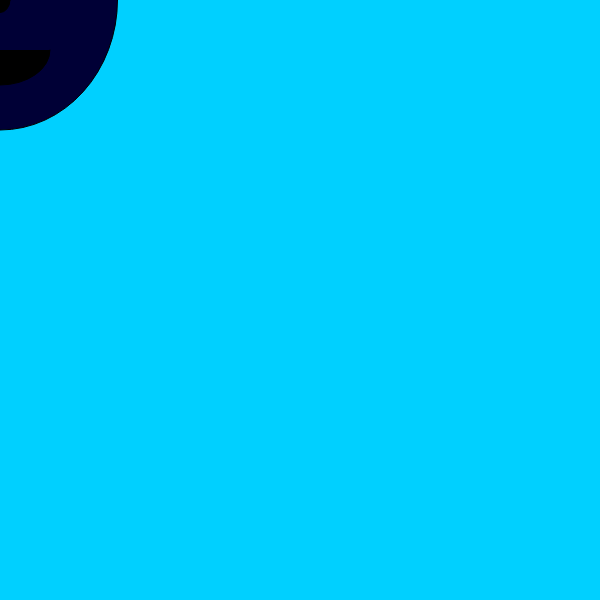
Frame 1 (no input)
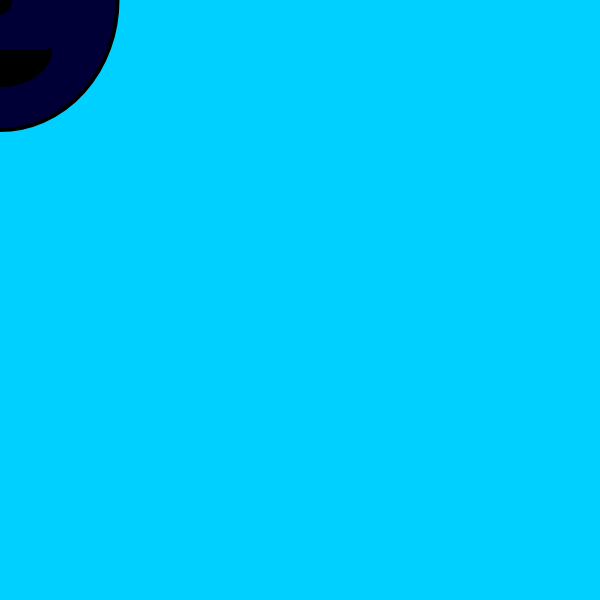
Frame 60 (no input)
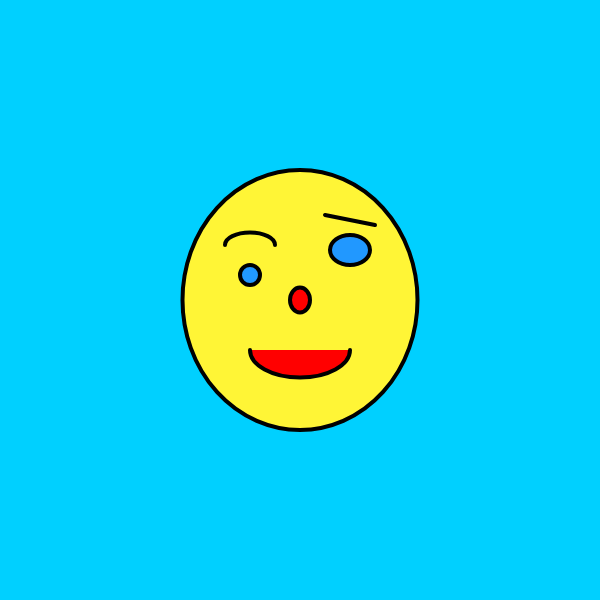
Frame 120 (the mouse pressed at the canvas centre since frame 60)

The p5.js sketch that drew these frames (run headless with seeded random() and noise() and a simulated clock; from frame 60 on, the mouse is pressed at the canvas centre):

// p5.js sketch
// ── sketch.js
function setup() {
  createCanvas(600, 600);
}

 function draw() {     
  background(0, 208, 255);//fons de color gris, perquè hi ha un numero entre 0 i 255 i el 0 és negre i el 255 és blanc
//mouseX=300;mouseY=300
   print("mouseX: "+mouseX);
   print("mouseY: "+mouseY);
  fill(mouseX-45,mouseY-55,54);//fill significa omplir de color el que hi ha  print("Canvi petit: "+canvipetit); continuació en aquest cas el·lipses. El primer número és el nivell de vermellor(R:red), el segon número es el nivel de verdor(G=green) i el tercer número és el nivell  de   blabor(B:blue).Podem fer 255·255·255:16.700.000 de colors diferents.He de posar el color que vulgui els ulls i la cara canviant els 3 números, buscant a google colors RGB
   let mouseXpetit= mouseX/10
  ellipse(mouseX,mouseY,235,260);//Es la cara sensera. El primer número significa la posició X (horitzontal) del centre de la el·lipse. El segon número significa la posició Y (vertical) del centre de la el·lipse. El tercer número significa l'amplada de la el·lipse en píxels i el quart l'alçada del el·lipse. Sempre els números contats des de la cantonada superior esquerra, es a dir el punt 0,0 es troba diferent que a matemàtiques (cantonada inferior esquerra)
  fill(mouseX-267,mouseY-148, 255)//Color dels ulls
  ellipse(mouseX-50,mouseY-25,mouseX/10-10,mouseY/10-10);//És l'ull dret perquè és 250 de X al centre
  ellipse(mouseX+50,mouseY-50,40,30);//És l'ull esquerre perquè es 350 píxels de X del centre
  fill(mouseX-45,mouseY-300,0)//És el color de la boca i és vermellós perquè té molta quantitat de vermell
  arc(mouseX,mouseY+50,100,70-mouseY/20,0,PI)//Boca
  ellipse(mouseX,mouseY,20,25);
  noFill();//No oplis de color la cella
  strokeWeight(4);
  arc(mouseX-50,mouseY-55,50,25,PI,0);//Cella esquerra
  strokeWeight(4);
  line(mouseX+25,mouseY-85,mouseX+75,mouseY-75)//Cella dreta: els dos primers números són la X

}
